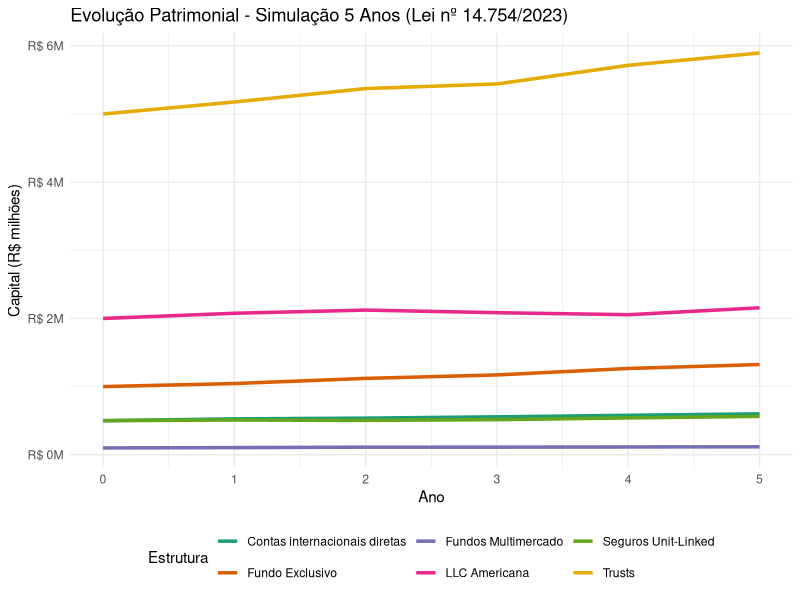
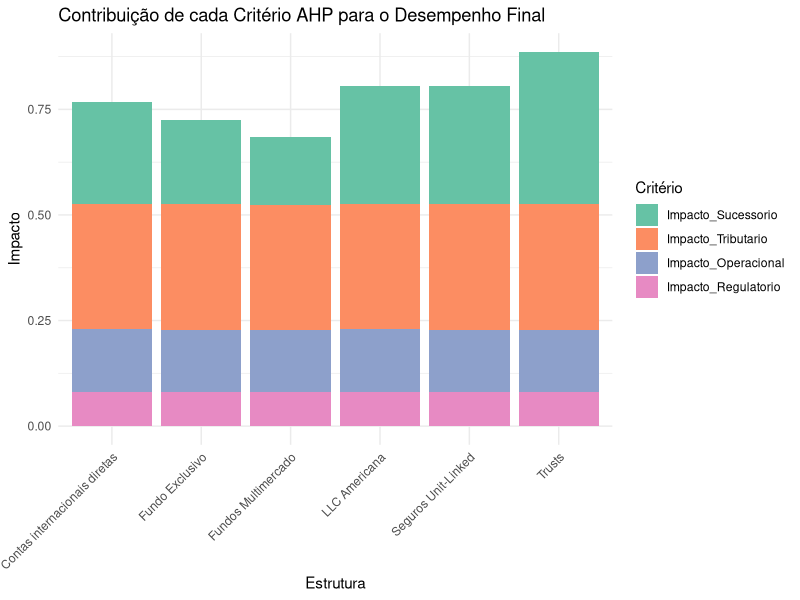

Write R code to recreate these figures, in order.
library(tidyverse)
library(ggplot2)
library(RColorBrewer)

set.seed(42)

# Estruturas
estruturas <- tibble(
  nome = c("Contas internacionais diretas", "Fundo Exclusivo", "Fundos Multimercado",
           "LLC Americana", "Seguros Unit-Linked", "Trusts"),
  capital_inicial = c(500000, 1000000, 100000, 2000000, 500000, 5000000),
  retorno_medio = c(0.04, 0.07, 0.05, 0.04, 0.04, 0.06),
  custo_anual = c(0.005, 0.015, 0.02, 0.008, 0.015, 0.01),
  ir_anual = c(0.15, 0.15, 0.15, 0.15, 0, 0.15),
  ir_final = c(0, 0, 0, 0, 0.15, 0)
)

# Simulação
anos <- 0:5
n_est <- nrow(estruturas)
capital <- matrix(NA, nrow = n_est, ncol = length(anos))
capital[, 1] <- estruturas$capital_inicial

for (i in 1:n_est) {
  for (t in 2:length(anos)) {
    retorno <- rnorm(1, mean = estruturas$retorno_medio[i], sd = 0.02)
    custo <- estruturas$custo_anual[i]
    ir_anual <- estruturas$ir_anual[i]
    ir_final <- estruturas$ir_final[i]
    
    # Aplicar retorno e custo
    cap_bruto <- capital[i, t-1] * (1 + retorno - custo)
    
    if (t == length(anos) && ir_final > 0) {
      ganho_acum <- cap_bruto - estruturas$capital_inicial[i]
      ir_pago <- ganho_acum * ir_final
      cap_liquido <- cap_bruto - ir_pago
    } else {
      ir_pago_anual <- (cap_bruto - capital[i, t-1]) * ir_anual
      cap_liquido <- cap_bruto - ir_pago_anual
    }
    capital[i, t] <- cap_liquido
  }
}

# Tabela detalhada
colnames(capital) <- paste0("Ano ", anos)
tabela_detalhada <- bind_cols(Estrutura = estruturas$nome, as_tibble(capital))
print("Tabela Detalhada (valores em R$):")
print(tabela_detalhada)

# Tabela resumida
capital_final <- capital[, ncol(capital)]
ganho_liquido <- capital_final - estruturas$capital_inicial
rentabilidade <- ganho_liquido / estruturas$capital_inicial * 100
tabela_resumida <- tibble(
  Estrutura = estruturas$nome,
  Capital_Inicial = estruturas$capital_inicial,
  Capital_Final = capital_final,
  Ganho_Liquido = ganho_liquido,
  Rentabilidade_perc = rentabilidade
)
print("\nTabela Resumida:")
print(tabela_resumida)

# Decomposição AHP
# Peso de cada critério
peso_sucessorio <- 0.4
peso_tributario <- 0.35
peso_operacional <- 0.15
peso_regulatorio <- 0.10

# Score sucessório (0-1)
score_sucessorio <- c(0.6, 0.5, 0.4, 0.7, 0.7, 0.9)  # trust maior, llc e unit medio

# Score tributário: baseado na taxa efetiva de IR (quanto menor, melhor)
ir_total_pago <- numeric(n_est)
ganho_bruto <- numeric(n_est)
for (i in 1:n_est) {
  ganho_bruto[i] <- capital[i, ncol(capital)] - estruturas$capital_inicial[i]
  # Calcular IR pago total (aproximação: IR anual + final)
  # Para simplificar, calcular IR efetivo sobre ganho bruto
  # Unit-Linked: IR final, outros: IR anual
  if (estruturas$ir_anual[i] > 0) {
    # IR pago anualmente, mas não temos o valor exato; aproximar pela taxa média
    ir_pago_aprox <- ganho_bruto[i] * estruturas$ir_anual[i]
  } else {
    ir_pago_aprox <- ganho_bruto[i] * estruturas$ir_final[i]
  }
  ir_total_pago[i] <- ir_pago_aprox
}
taxa_ir_efetiva <- ifelse(ganho_bruto > 0, ir_total_pago / ganho_bruto, 0)
score_tributario <- 1 - taxa_ir_efetiva  # quanto menor IR efetivo, maior score

# Score operacional: baseado nos custos anuais (menor custo = maior score)
taxa_custo_efetiva <- estruturas$custo_anual
score_operacional <- 1 - taxa_custo_efetiva  # quanto menor custo, maior score

# Score regulatório: fixo 0.8 para todas
score_regulatorio <- rep(0.8, n_est)

# Cálculo dos impactos
impacto_sucessorio <- score_sucessorio * peso_sucessorio
impacto_tributario <- score_tributario * peso_tributario
impacto_operacional <- score_operacional * peso_operacional
impacto_regulatorio <- score_regulatorio * peso_regulatorio

score_ahp_simulado <- impacto_sucessorio + impacto_tributario + impacto_operacional + impacto_regulatorio

tabela_ahp <- tibble(
  Estrutura = estruturas$nome,
  Impacto_Sucessorio = impacto_sucessorio,
  Impacto_Tributario = impacto_tributario,
  Impacto_Operacional = impacto_operacional,
  Impacto_Regulatorio = impacto_regulatorio,
  Score_AHP_Simulado = score_ahp_simulado
)
print("\nTabela de Decomposição AHP:")
print(tabela_ahp)

# Gráfico 1: evolução patrimonial
df_evol <- tabela_detalhada %>%
  pivot_longer(cols = starts_with("Ano"), names_to = "Ano", values_to = "Capital") %>%
  mutate(Ano = as.numeric(str_extract(Ano, "\\d+")))

ggplot(df_evol, aes(x = Ano, y = Capital, color = Estrutura)) +
  geom_line(size = 1.2) +
  scale_y_continuous(labels = scales::dollar_format(prefix = "R$ ", scale = 1e-6, suffix = "M")) +
  scale_color_brewer(palette = "Dark2") +
  labs(title = "Evolução Patrimonial - Simulação 5 Anos (Lei nº 14.754/2023)",
       x = "Ano", y = "Capital (R$ milhões)",
       color = "Estrutura") +
  theme_minimal() +
  theme(legend.position = "bottom")

# Gráfico 2: barras empilhadas AHP
df_ahp <- tabela_ahp %>%
  pivot_longer(cols = starts_with("Impacto"), names_to = "Criterio", values_to = "Impacto") %>%
  mutate(Criterio = factor(Criterio, levels = c("Impacto_Sucessorio", "Impacto_Tributario", "Impacto_Operacional", "Impacto_Regulatorio")))

ggplot(df_ahp, aes(x = Estrutura, y = Impacto, fill = Criterio)) +
  geom_bar(stat = "identity") +
  scale_fill_brewer(palette = "Set2") +
  labs(title = "Contribuição de cada Critério AHP para o Desempenho Final",
       x = "Estrutura", y = "Impacto",
       fill = "Critério") +
  theme_minimal() +
  theme(axis.text.x = element_text(angle = 45, hjust = 1))

# Resumo
melhor_estrutura <- tabela_ahp$Estrutura[which.max(tabela_ahp$Score_AHP_Simulado)]
cat("\nResumo:\n")
cat(paste("Estrutura que melhor valida o AHP:", melhor_estrutura, "\n"))
# Critério que mais impactou (maior impacto médio)
impactos_medios <- c(mean(impacto_sucessorio), mean(impacto_tributario), mean(impacto_operacional), mean(impacto_regulatorio))
nomes_criterios <- c("Sucessório", "Tributário", "Operacional", "Regulatório")
cat(paste("Critério que mais impactou o resultado:", nomes_criterios[which.max(impactos_medios)], "\n"))
